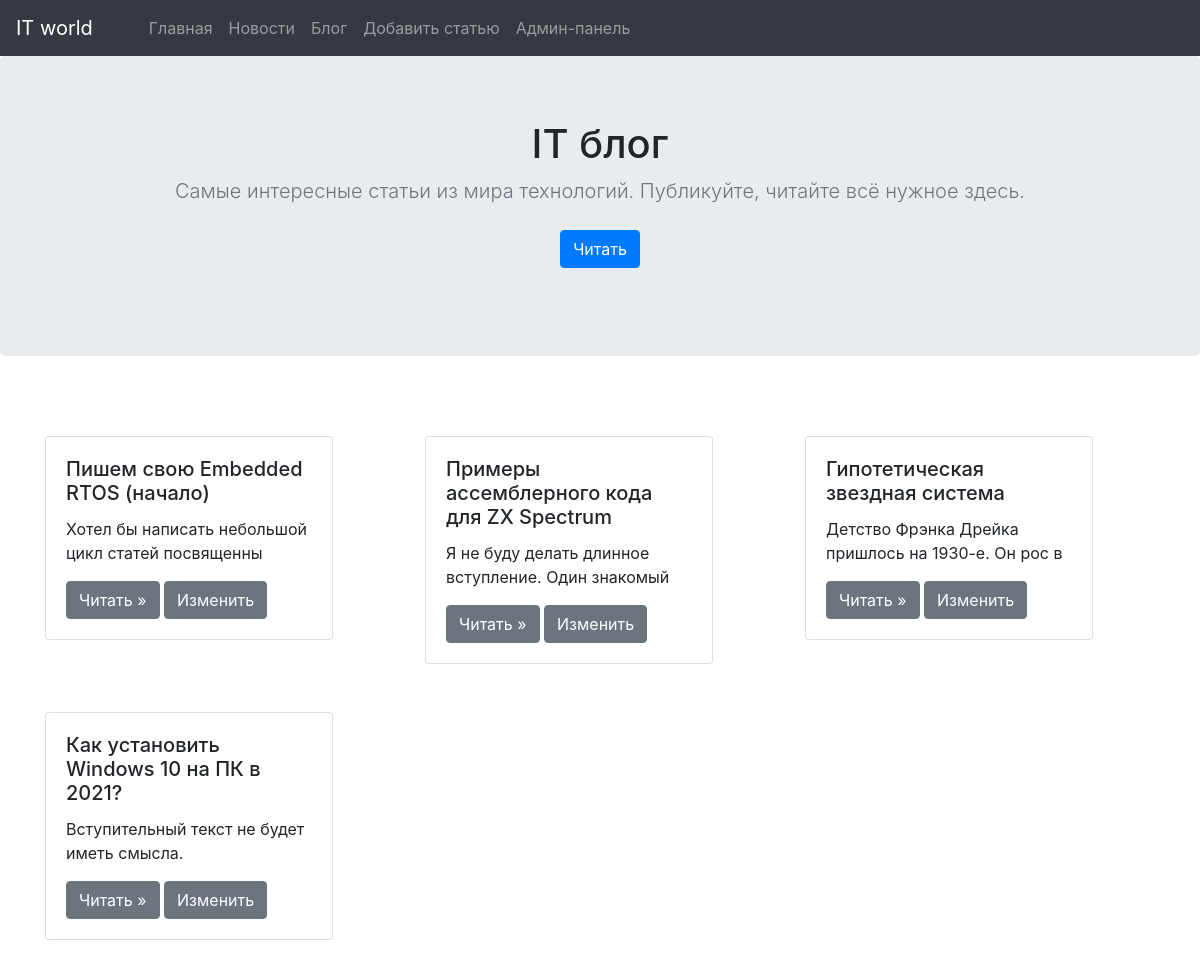
Page /blog on the committed database.
### app.py (models this page shows, shortened)
class Article(db.Model):
    id = db.Column(db.Integer, primary_key=True)
    category_id = db.Column(db.Integer, db.ForeignKey('category.id'))
    title = db.Column(db.String(50), nullable=False, unique=True)
    introduction = db.Column(db.String(100), nullable=False)
    text = db.Column(db.Text(), nullable=False)
    pub_date = db.Column(db.DateTime, default=datetime.utcnow)

### app.py (the view)
@app.route('/blog')
def blog():
    category = Category.query.filter_by(name='Блог').first()
    articles = Article.query.filter_by(category_id=category.id)
    return render_template('blog.html', articles=articles)

### templates/blog.html (shortened to what this page needs)
{% extends 'base.html' %}
{% block content %}
<main class="main">
    <section class="jumbotron text-center">
        <div class="container">
        <h1 class="jumbotron-heading">IT блог</h1>
        <p class="lead text-muted">
            Самые интересные статьи из мира технологий.
            Публикуйте, читайте всё нужное здесь.
        </p>
            <p id="menu">
                <a href="#anchor" class="btn btn-primary my-2">Читать</a>
            </p>
        </div>
    </section>
    <div class="album py-5">
        <div class="container">
            {% if articles %}
                <div class="row" id="anchor">
                    {% for article in articles %}
                        <div class="col mb-5">
                            <div class="card" style="width: 18rem;">
                                <div class="card-body">
                                    <h5 class="card-title">{{ article.title }}</h5>
                                        <p class="card-text">{{ article.introduction[:50].strip() }}</p>
                                        <a class="btn btn-secondary"
                                        href="{{ url_for('detailed_post', article_id=article.id) }}"
                                        role="button">Читать »
                                        </a>
                                        <a href="{{ url_for('edit_post', article_id=article.id) }}" class="btn btn-secondary">Изменить</a>
                                </div>
                            </div>
                        </div>
                    {% endfor %}
                </div>
            {% else %}
            <h2>Статей на сайте нет!</h2>
            {% endif %}
      </div>
    </div>
  </main>
{% endblock %}

### templates/base.html (shortened to what this page needs)
<!DOCTYPE html>
<html lang="en">
<head>
    <link rel="stylesheet"
          href="https://maxcdn.bootstrapcdn.com/bootstrap/4.0.0/css/bootstrap.min.css"
>
</head>
<body>
    <nav class="navbar navbar-expand-lg navbar-dark bg-dark">
        <a class="navbar-brand mr-5" href="#">IT world</a>
        <div class="collapse navbar-collapse" id="navbarSupportedContent">
            <ul class="navbar-nav mr-auto">
                <li class="nav-item">
                    <a class="nav-link" href="{{ url_for('index') }}">Главная</a>
                </li>
                <li class="nav-item">
                    <a class="nav-link" href="{{ url_for('news') }}">Новости</a>
                </li>
                <li class="nav-item">
                    <a class="nav-link" href="{{ url_for('blog') }}">Блог</a>
                </li>
                <li class="nav-item">
                    <a class="nav-link" href="{{ url_for('new_post') }}">Добавить статью</a>
                </li>
                <li class="nav-item">
                    <a class="nav-link" href="{{ url_for('admin.index') }}">Админ-панель</a>
                </li>
            </ul>
        </div>
    </nav>
    {% block content %}
    {% endblock %}
</body>
</html>

### rows in the picture
Article: title "Пишем свою Embedded RTOS (начало)", introduction "Хотел бы написать небольшой цикл статей посвященны"
Article: title "Примеры ассемблерного кода для ZX Spectrum", introduction "Я не буду делать длинное вступление. Один знакомый"
Article: title "Гипотетическая звездная система", introduction "Детство Фрэнка Дрейка пришлось на 1930-е. Он рос в"
Article: title "Как установить Windows 10 на ПК в 2021?", introduction "Вступительный текст не будет иметь смысла."
